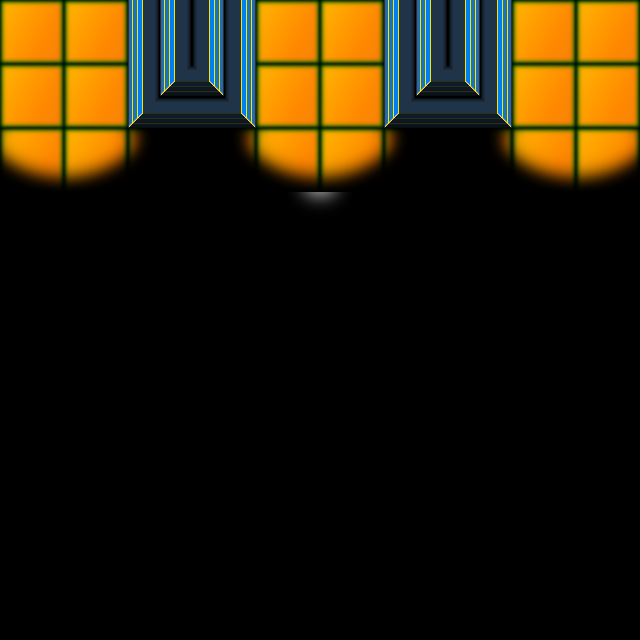

This game map was drawn from its Tiled (.tmx) file and the tilesets committed beside it. A one-line description and the trimmed map source follow:
An orthogonal 20x20 tile map with 32x32 px tiles, 1 tile layer (Fondo) and 4 objects (mainPlayer).

<map version="1.0" tiledversion="1.0.2" orientation="orthogonal" renderorder="right-down" width="20" height="20" tilewidth="32" tileheight="32" nextobjectid="25">
 <tileset firstgid="1" name="spacebase" tilewidth="32" tileheight="32" tilecount="40" columns="8">
  <image source="../../img/sprite/spacebase.png" trans="ff00ff" width="256" height="160" />
 </tileset>
 <layer name="Fondo" width="20" height="20">
  <data>[400 cells, 400 non-empty, 24 distinct tile ids]</data>
 </layer>
 <objectgroup name="Entities">
  <object id="12" name="mainPlayer" x="288.03" y="160.11" width="50" height="50">
   <properties>
    <property name="frameheight" value="50" />
    <property name="framewidth" value="50" />
    <property name="image" value="robot50" />
    <property name="spritelength" value="45" />
    <property name="spritewidth" value="45" />
   </properties>
  </object>
 </objectgroup>
 <objectgroup name="collision">
  <object id="3" x="256" y="192" width="256" height="256" />
  <object id="11" x="128" y="0" width="128" height="128" />
  <object id="24" x="384" y="0" width="128" height="128" />
 </objectgroup>
</map>